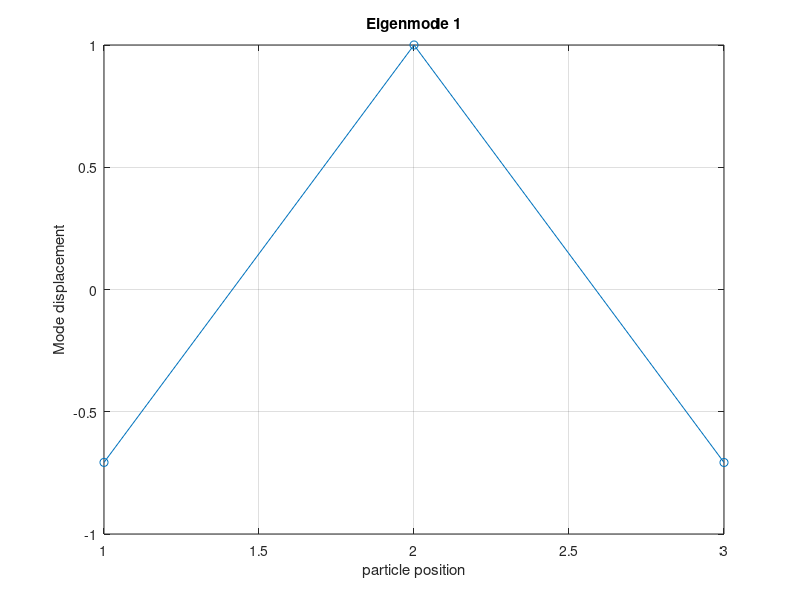
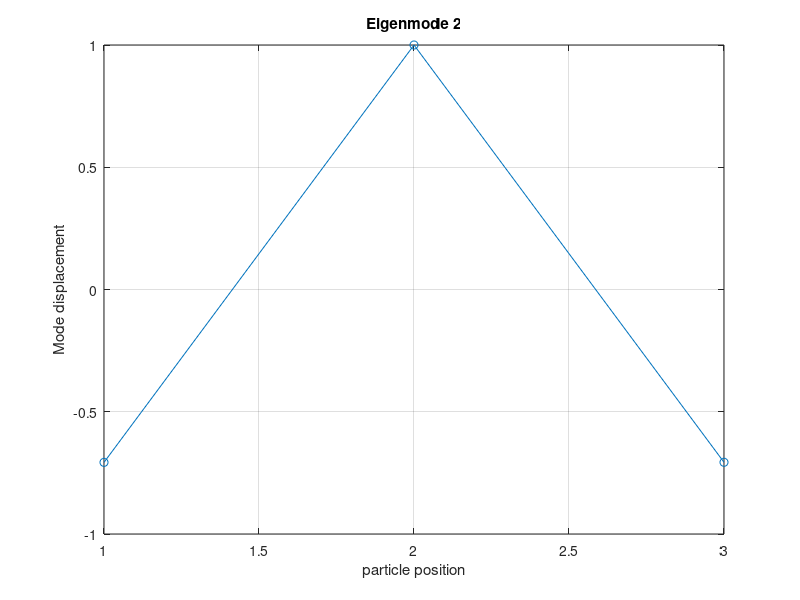
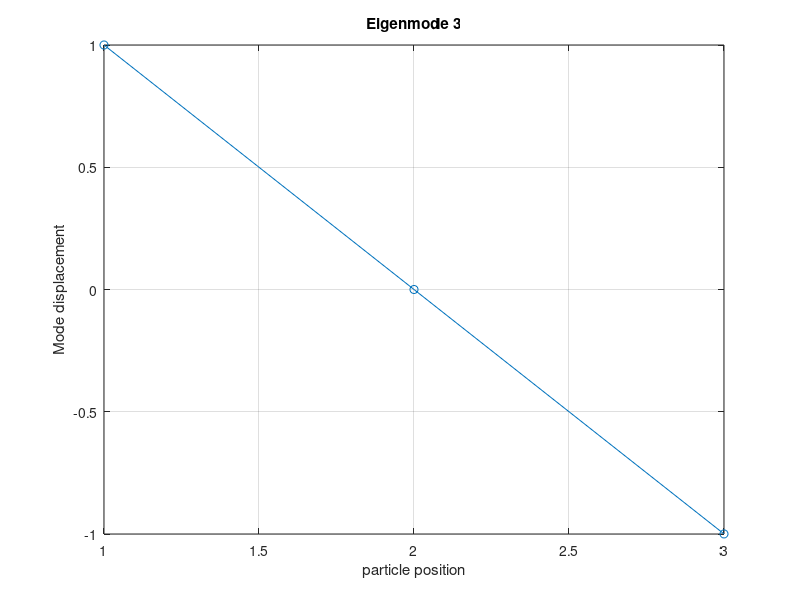
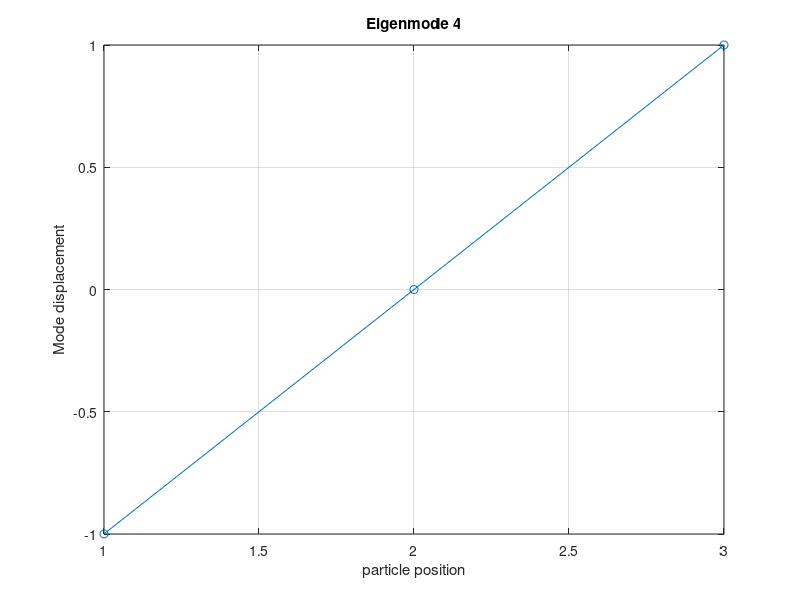

MATLAB code for these plots, in order:
% Define the system parameters
m = 1;  % Mass matrix (m = 1 for simplicity)
k = 10;  % Spring constant (stiffness matrix)
beta = 0.05;  % Damping 
N = 3; % number of particles

% Define the matrices K, D, and M
K = k * eye(N);  % Stiffness matrix
% make the off diagnal terms -k
for i = 1:N-1
    K(i, i+1) = -k;
    K(i+1, i) = -k;
end
% K(1, end) = -k;
% K(end, 1) = -k
D = beta * (eye(N) + 0.1 * (rand(N) - 0.5)); % adding some off-diagnal terms; creates eye matrix, then adds a small randome number to each element. Thens hifts them down by 0.5 to make sure they are positive
M = m * eye(N);  % Mass matrix


D = (D + D') / 2;  % Make D symmetric
% System matrix (K + i*omega*beta*D - omega^2*M) 
% system_matrix = K + 1i * beta * D - M;  %

% Solve for the eigenvalues using the polyeig function
% eigenvalues = polyeig(system_matrix)

K
D
M

% Try this way
[eigenvectors, eigenvalues] = polyeig(K, D, -M)

for ii = 1:length(eigenvalues)
    figure;
    plot(real(eigenvectors(:, ii)), '-o');
    title(['Eigenmode ' num2str(ii)]);
    xlabel('particle position');
    ylabel('Mode displacement');
    grid on;
    % pause; 
end